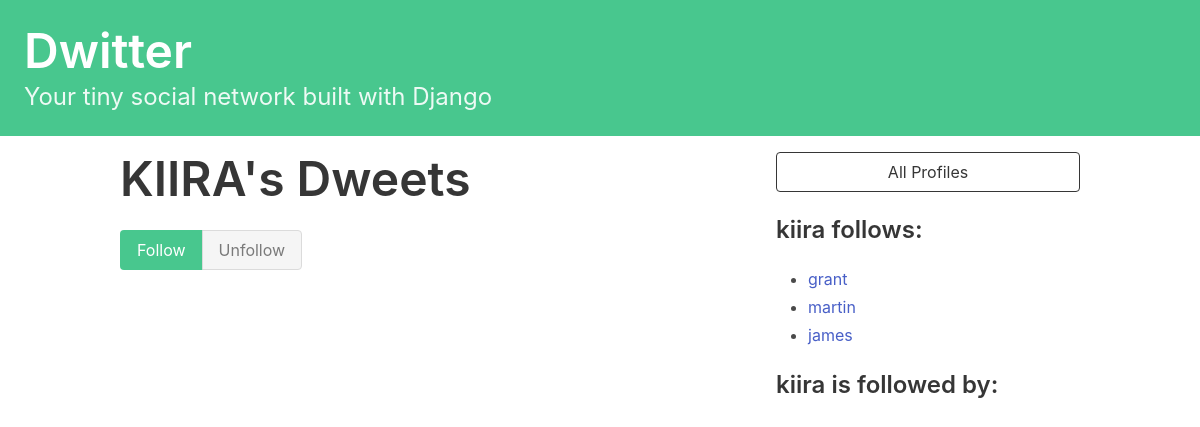
The page /profile/1 on the database as committed earlier.
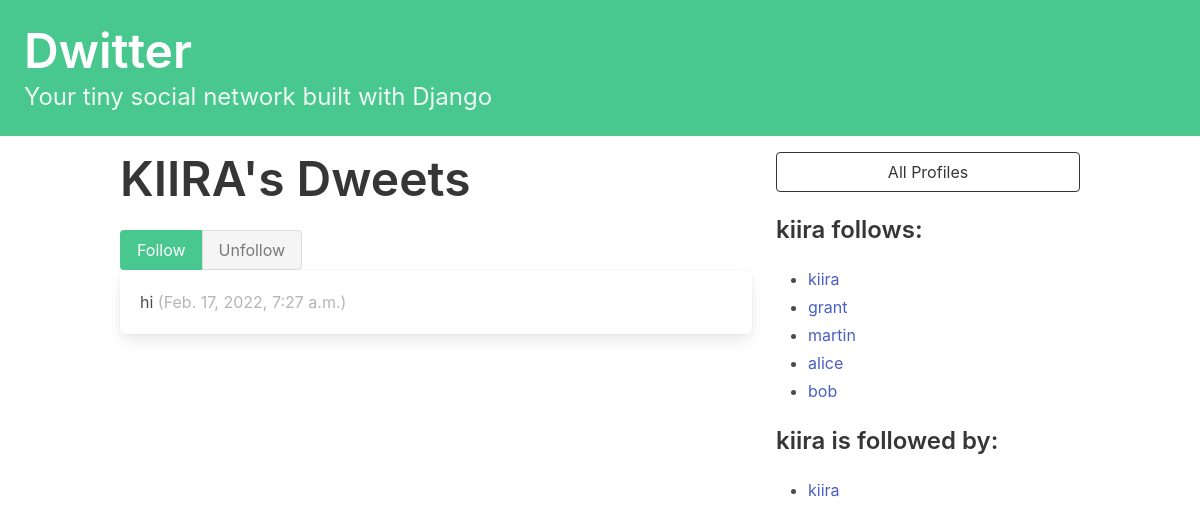
The same page on the database as committed later.
### dwitter/models.py (models this page shows, shortened)
class Profile(models.Model):
    user = models.OneToOneField(User, on_delete=models.CASCADE)
    follows = models.ManyToManyField(
        "self",
        related_name="followed_by",
        symmetrical=False,
        blank=True
    )
    def __str__(self) -> str:
        return self.user.username

class Dweet(models.Model):
    user = models.ForeignKey(User, related_name="dweets", on_delete=models.DO_NOTHING)
    body = models.CharField(max_length=140)
    created_at = models.DateTimeField(auto_now_add=True)

### dwitter/views.py (the view, shortened to what this page needs)
# urls.py: path("profile/<int:pk>", profile, name="profile")
def profile(request, pk):
    profile = Profile.objects.get(id=pk)
    context = {"profile":profile}
    return render(request, "dwitter/profile.html", context)

### dwitter/templates/dwitter/profile.html (shortened to what this page needs)
{% extends 'base.html' %}
{% block content %}
<div class="column">
    <div class="block">
    <h1 class="title is-1">
        {{profile.user.username|upper}}'s Dweets
    </h1>
    </div>
    <form method="post">
    <div class="buttons has-addons">
        {% if profile in request.user.profile.follows.all %}
        <button class="button is-success is-static" name="follow" value="follow">Follow</button>
        <button class="button is-danger" name="follow" value="unfollow">Unfollow</button>
        {% else %}
        <button class="button is-success " name="follow" value="follow">Follow</button>
        <button class="button is-danger is-static" name="follow" value="follow">Unfollow</button>
        {% endif %}
    </div>
</form>
<div class="content">
    {% for dweet in profile.user.dweets.all %}
        <div class="box">
            {{ dweet.body }}
            <span class="is-small has-text-grey-light">
                ({{ dweet.created_at }})
            </span>
        </div>
    {% endfor %}
</div>
</div>
<div class="column is-one-third">
    <div class="block">
        <a href="{% url 'profile_list'%}">
            <button class="button is-dark is-outlined is-fullwidth">
                All Profiles
            </button>
        </a>
    </div>
    <div class="block">
        <h3 class="title is-4">
            {{profile.user.username}} follows:
        </h3>
        <div class="content">
            <ul>
            {% for following in profile.follows.all %}
                <li>
                    <a href="{% url 'profile' following.id %}">
                        {{ following }}
                    </a>
                </li>
            {% endfor %}
            </ul>
        </div>
    </div>
    <div class="block">
        <h3 class="title is-4">
            {{profile.user.username}} is followed by:
        </h3>
        <div class="content">
            <ul>
            {% for follower in profile.followed_by.all %}
                <li>
                    <a href="{% url 'profile' follower.id  %}">
                        {{ follower }}
                    </a>
                </li>
            {% endfor %}
            </ul>
        </div>
    </div>
</div>
{% endblock content %}

Rows that differ between the two databases and show on the page:
no longer on this page (row unchanged): Profile: user.username "james", shown under "kiira follows:"
now on one of the page's lists (row unchanged): Profile: user.username "kiira"
added Dweet: body "hi", created_at "Feb. 17, 2022, 7:27 a.m."
now on this page (row unchanged): Profile: user.username "alice", shown under "kiira follows:"
now on this page (row unchanged): Profile: user.username "bob", shown under "kiira follows:"
